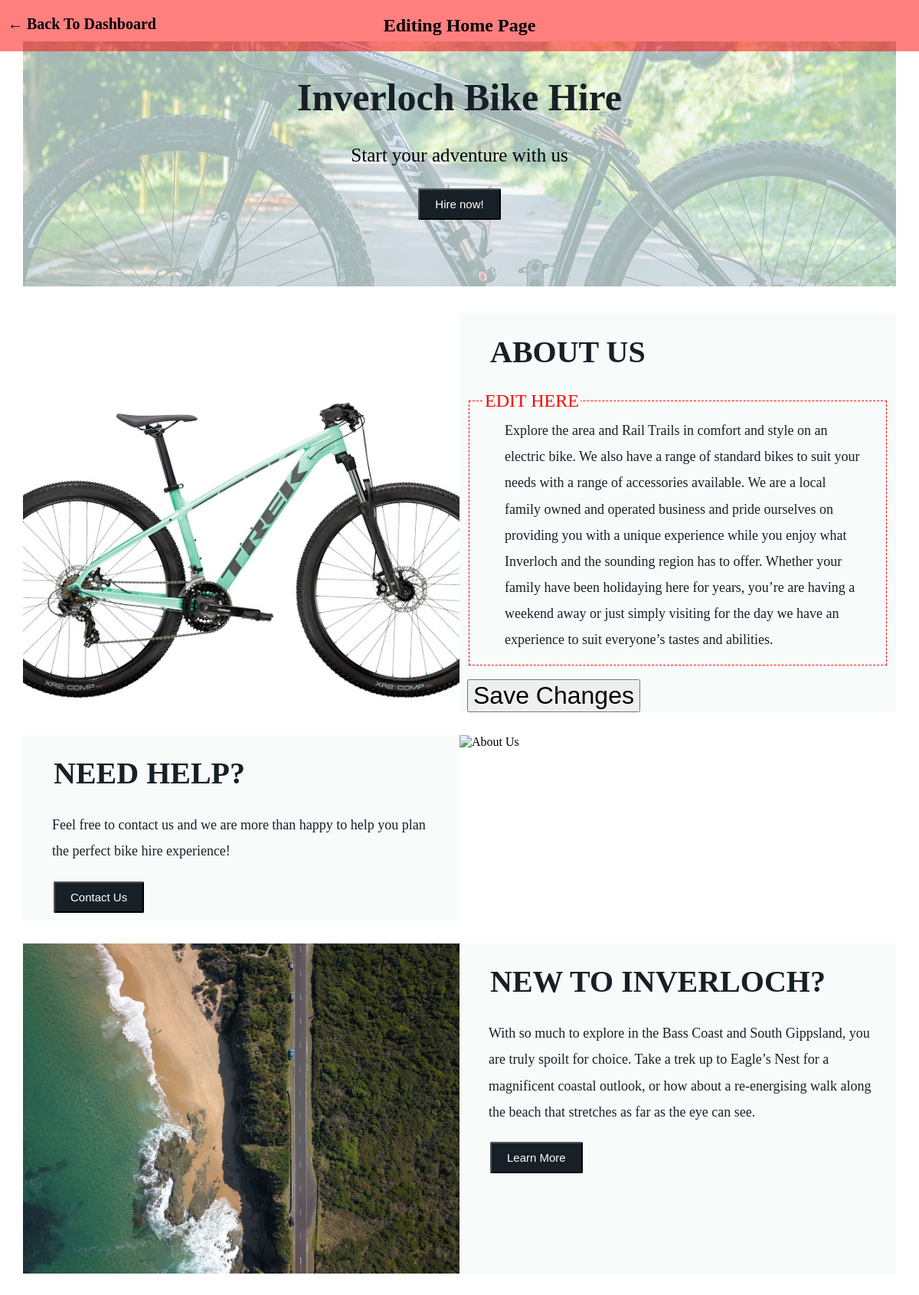
The page /Prototype/editindex.php on the database its author committed.
### tables this page shows
CREATE TABLE `content_editing_table` (
  `edit_id` int(11) NOT NULL,
  `edit_name` varchar(255) NOT NULL,
  `edit_content` longtext NOT NULL,
  `edit_is_text` tinyint(1) NOT NULL,
  `edit_is_image` tinyint(1) NOT NULL
);

### Prototype/editindex.php (the view, shortened to what this page needs)
<?php
$conn = new mysqli("localhost", "root", "", "bike_hiring_system");
?>
<!DOCTYPE html>
<html lang="en" xmlns="http://www.w3.org/1999/xhtml">
<head>
    <link rel="stylesheet" href="./style/style.css">
</head>
<body>
    <div id="topnavbar">
        <a href="editpages.php" style="color:black;font-size: 20px;padding: 10px;float:left;position: fixed;margin-top: 10px;font-weight: bold;">&larr; Back To Dashboard</a>
        <center>
            <h2>Editing Home Page</h2>
        </center>
    </div>
    <br><br><br>
    <div id = "main">
        <div class="Homebanner">
            <div id="homebannertext">
                <h1 id="bannerH1"> Inverloch Bike Hire</h1>
                <p id="bannerP"> Start your adventure with us</p>
                <button class="button">Hire now!</button>
            </div>
        </div>
        <div class='HomeMainCont'>
            <?php
                $locationQuery = $conn->query("SELECT * FROM content_editing_table WHERE edit_name = 'home_about_us_image'");
                    while ($row = $locationQuery->fetch_assoc()) {
                        $edit_content = $row["edit_content"];
                        echo '<div class="HomeImg"><img class="filled-img" id="home_image_id" style= "height: 100%; width: 100%;" src="' . $edit_content . '" alt="About Us"/></div>';
                    }
                    ?>
            <div class='HomeTxt'><h1 id="HomeHeader"> ABOUT US</h1>
                <?php
                $locationQuery = $conn->query("SELECT * FROM content_editing_table WHERE edit_name = 'home_about_us_text'");
                    while ($row = $locationQuery->fetch_assoc()) {
                        $edit_content = $row["edit_content"];
                        echo '<fieldset>';
                        echo '<legend>EDIT HERE</legend>';
                        echo '<div style="outline:none;" class="HomeDesc"><span id="text_span" style="outline:none;" contenteditable="true">' . $edit_content . '</span></div>';
                        echo '</fieldset>';
                    }
                    ?>
                    <br>
                <button style="font-size: 32px;" onclick="updateForm()">Save Changes</button>
            </div>
        </div>
        <div class='HomeMainCont'>
            <div class='HomeTxt'><h1 id="HomeHeader">NEED HELP?</h1>
                <div class='HomeDesc'><p>Feel free to contact us and we are more than happy to help you plan the perfect bike hire experience!</p>
                <a href = "contactus.php"><button class="button">Contact Us</button></a>
                </div>
            </div>
            <div class='HomeImg'><img class="filled-img" style= "height: 100%; width: 100%;" src="./img/photos/needhelp.jpg" alt="About Us"/></div>
        </div>
        <div class='HomeMainCont'>
            <div class='HomeImg'><img class="filled-img" style= "height: 100%; width: 100%;" src="./img/photos/new-to-inverloch.jpg" alt="About Us"/></div>
            <div class='HomeTxt'><h1 id="HomeHeader">NEW TO INVERLOCH?</h1>
                <div class='HomeDesc'><p>With so much to explore in the Bass Coast and South Gippsland, you are truly spoilt for choice. Take a trek up to Eagle’s Nest for a magnificent coastal outlook, or how about a re-energising walk along the beach that stretches as far as the eye can see.</p>
                <a href = "About.php"><button class="button">Learn More</button></a>
                </div>
            </div>
        </div>
    </div>
    <br><br><br><br>
</body>
</html>

### Prototype/style/style.css (style rules this page uses)
.button { background-color: #172026; color: white; text-align: center; margin: 4px 2px; padding-left: 20px; padding-right: 20px; padding-top: 10px; padding-bottom: 10px; border-radius: 2px; font-size: 15px; margin-bottom: 10px; }
.Homebanner { margin: 0 auto; width: 95%; height:320px; background-image: url('../img/photos/1.jpg'); background-color: rgba(234, 247, 246,0.7); background-position: center; background-blend-mode: soft-light; margin-bottom: 35px; }
#homebannertext { text-align: center; padding-top: 10px; }
#bannerH1 { font-size: 50px; color: #172026; }
#bannerP { font-size: 25px; }
.HomeMainCont { height: 400px; display: grid; grid-template-columns:50% 50%; width: 95%; margin: 0 auto; overflow:visible; margin-bottom: 30px; }
.HomeImg { overflow:hidden ; }
.HomeTxt { background-color: rgba(234,247,246, 0.4); padding-right: 10px; padding-left: 10px; height: 100%; }
#HomeHeader { font-size: 40px; color: #172026; padding-left: 30px; }
.HomeDesc { padding-right: 10px; padding-left: 28px; line-height: 1.9; font-size: 18px; color: #172026; }
@media only screen and (max-width: 1440px) { .HomeMainCont { height: auto; } }
@media only screen and (max-width: 1440px) { .HomeTxt { height: auto; } }
.filled-img { object-fit: cover; }
input, button { font-size: 20px; }
button { cursor: pointer; }

### Prototype/editindex.php (style rules this page uses)
body { margin: 0; }
span { padding-right: 10px; line-height: 1.9; font-size: 18px; color: #172026; font-family: Comfortaa; }
#topnavbar { background-color: rgba(255,0,0,0.5); margin: 0, padding:0; position: fixed; width: 100%; }
#topnavbar a { float: left; display: block; color: #f2f2f2; text-align: center; padding: 14px; text-decoration: none; }
fieldset { border: 1px dashed red; color:red; font-size:24px; }

### rows shown on the page
content_editing_table: edit_content (picture)
content_editing_table: edit_content "Explore the area and Rail Trails in comfort and style on an electric bike. We also have a range of standard bikes to suit your needs with a range of accessories available. We are a local family owned and operated business and pride ourselves on providing you with a unique experience while you enjoy what Inverloch and the sounding region has to offer. Whether your family have been holidaying here for years, you’re are having a weekend away or just simply visiting for the day we have an experience to suit everyone’s tastes and abilities."
